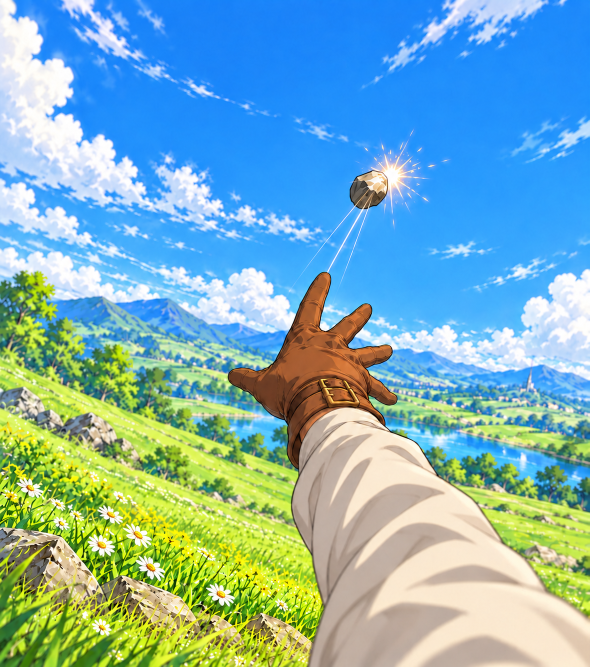
#> input picture design-parts/support-art-ab-20261031/sup_art_01_toseki_original_1179x1334.png, 1179 x 1334 px (shown at 1/2 size)
$ python nous_skill11_fix.py ../../design-parts/support-art-ab-20261031/sup_art_01_toseki_original_1179x1334.png ../../design-parts/support-art-ab-20261031/sup_art_01_toseki.png
#> lines starting #> are read from the running program, lines starting #| are printed output that depends on the picture; after the words box and inside, x2 and y2 are one past the last pixel; in counts of white or black regions, pixels touching at a corner belong together
"""ノウスの技の絵 11（ろっぽんうででうける）の右上に浮いている壺（体とつながっていない）を消す（2026-11-07 指示書 BN【絵の直し】3）。
腕・光・体はさわらない。壺とそのまわりの光だけを、まわりの青いグラデーションでなじませる（描き直しはしない）。
python3 -I tools/art/nous_skill11_fix.py <原本.png> <出力.png>

- 壺の範囲：右上の窓（x 560〜740・y 150〜320）の中で「青くない画素」のかたまりのうち、壺の真ん中（640, 230）を含むもの。外へ 16px 広げる（光のふち。腕・体のまわり 4px は除く）
- 埋める色：窓の中の青い画素から、位置の2次式で背景のグラデーションを求めて塗る。境目はぼかしてなじませる
"""
import sys

import numpy as np
from PIL import Image
from scipy import ndimage

src, dst = sys.argv[1], sys.argv[2]
im = np.array(Image.open(src).convert('RGB')).astype(float)
X0, X1, Y0, Y1 = 560, 740, 150, 320
win = im[Y0:Y1, X0:X1]
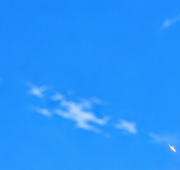
#> win: shape (170, 180, 3) float64; mean R, G, B 38.3, 147, 252
r, g, b = win[..., 0], win[..., 1], win[..., 2]
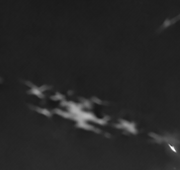
#> r: shape (170, 180) float64; min 22, max 255, mean 38.3
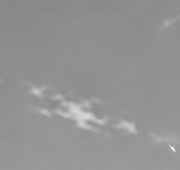
#> g: shape (170, 180) float64; min 135, max 255, mean 147
blue = (b > r + 100) & (b > g + 60)
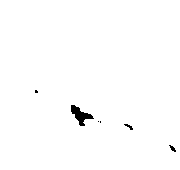
#> blue: shape (170, 180) bool; 99.1% white; 6 black regions (3 under 20 px), largest, box (x1, y1, x2, y2) and area: (71, 105, 94, 126) 208, (124, 124, 133, 130) 23, (169, 145, 176, 152) 23
lab, _ = ndimage.label(~blue)
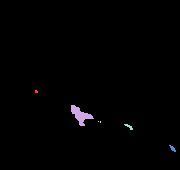
#> lab: shape (170, 180) int32; 7 distinct labels, from 0 to 6; one colour per label, 0 black
pot = lab == lab[230 - Y0, 640 - X0]
#> (the run stopped early here; a loop or call above may not have finished)
